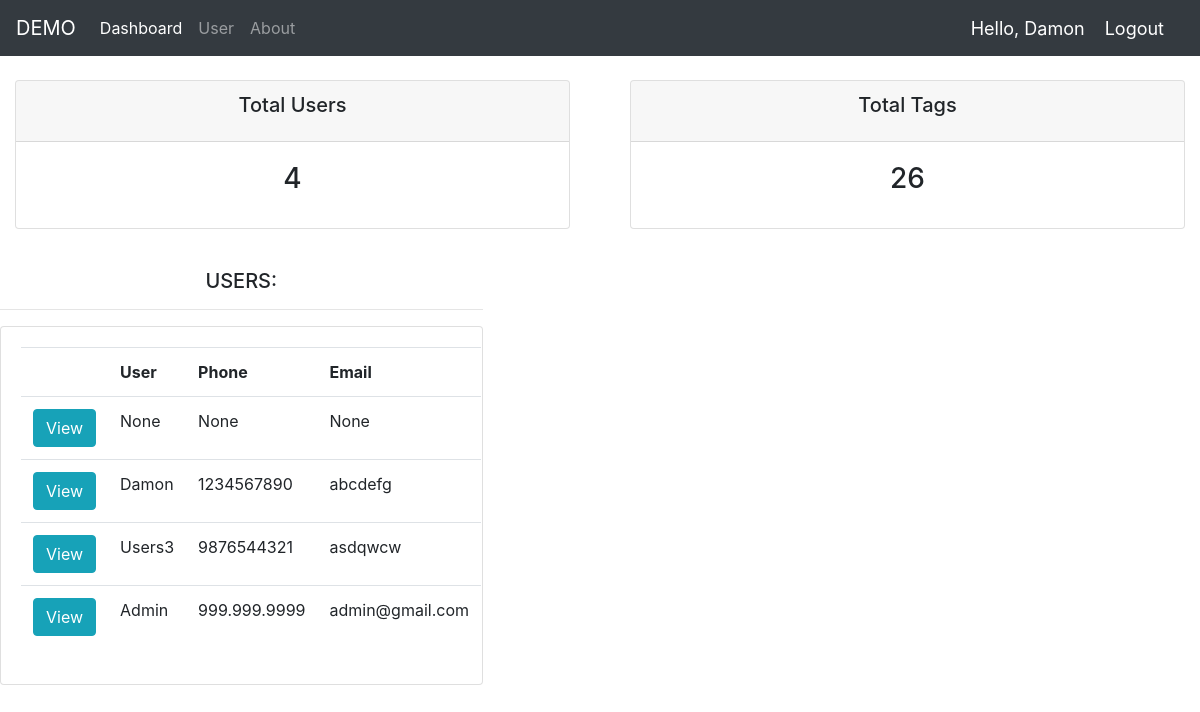
The app's page / (signed in) with its own data.
### accounts/models.py (models this page shows, shortened)
class Users(models.Model):
    user = models.OneToOneField(User, null=True, on_delete=models.CASCADE)
    name = models.CharField(max_length = 200, null = True)
    phone = models.CharField(max_length = 200, null = True, blank = True)
    email = models.CharField(max_length = 200, null = True, blank = True)
    date_created = models.DateTimeField(auto_now_add = True)
    tag = models.ManyToManyField(Tag, null = True, blank = True)

### accounts/decorators.py (the view)
    def wrapper_func(request, *args, **kwargs):
        group = None
        if request.user.groups.exists():
            group = request.user.groups.all()[0].name
        if group == 'admin':
            return view_func(request, *args, **kwargs)
        else:
            return redirect("user/"+str(request.user.users.id))

### accounts/views.py (called while the page is built)
@admin_only
def home(request):
    users = Users.objects.all()
    tags = Tag.objects.all()
    total_users = users.count()
    total_tags = tags.count()
    user = request.user.users
    return render(request, 'accounts/dashboard.html', {'users':users, 'total_users':total_users, 'total_tags':total_tags, 'user':user})

### accounts/templates/accounts/dashboard.html
{% extends 'accounts/main.html' %}
{% block content %}
{% include 'accounts/status.html' %}
<br>
<div class="row">
    <div class="col-md-5">
        <h5 class="text-center">USERS:</h5>
        <hr>
        <div class="card card-body">
            <table class="table table=sm">
                <tr>
                    <th></th>
                    <th>User</th>
                    <th>Phone</th>
                    <th>Email</th>
                </tr>
                {% for user in users %}
                    <tr>
                        <td><a class="btn btn=sm btn-info" href="{% url 'user' user.id%}">View</a></td>
                        <td>{{user.name}}</td>
                        <td>{{user.phone}}</td>
                        <td>{{user.email}}</td>
                    </tr>
                {% endfor %}
            </table>
        </div>
    </div>
</div>
{% endblock %}

### accounts/templates/accounts/main.html (shortened to what this page needs)
<!DOCTYPE html>
<html>
<head>
    <link rel="stylesheet" href="https://cdn.jsdelivr.net/npm/bootstrap@4.3.1/dist/css/bootstrap.min.css">
</head>
<body>
    {% include 'accounts/navbar.html' %}
    {% block content %}
    {% endblock %}
</body>
</html>

### accounts/templates/accounts/navbar.html (shortened to what this page needs)
{% load static %}
<nav class="navbar navbar-expand-lg navbar-dark bg-dark">
    <a class="navbar-brand" href="{% url 'home' %}">DEMO</a>
    <div class="collapse navbar-collapse" id="navbarNav">
      <ul class="navbar-nav">
        <li class="nav-item active">
          <a class="nav-link" href="{% url 'home' %}">Dashboard <span class="sr-only">(current)</span></a>
        </li>
        <li class="nav-item">
          <a class="nav-link" href="{% url 'user' user.id %}">User</a>
        </li>
        <li class="nav-item">
            <a class="nav-link" href="{% url 'about' %}">About</a>
          </li>
      </ul>
    </div>
    <span class="hello-msg">Hello, {{request.user}}</span>
    <span ><a class="hello-msg" href="{% url 'logout' %}">Logout</a></span>
  </nav>

### accounts/templates/accounts/status.html
<br>
<div class="row">
    <div class="col">
        <div class="col-md">
            <div class="card text-center text-black  mb-3" id="total-users">
                <div class="card-header">
                    <h5 class="card-title">Total Users</h5>
                </div>
                <div class="card-body">
                    <h3 class="card-title">{{total_users}}</h3>
                </div>
            </div>
        </div>
    </div>
    <div class="col">
        <div class="col-md">
            <div class="card text-center text-black  mb-3" id="total-tags">
                <div class="card-header">
                    <h5 class="card-title">Total Tags</h5>
                </div>
                <div class="card-body">
                    <h3 class="card-title">{{total_tags}}</h3>
                </div>
            </div>
        </div>
    </div>
</div>

### accounts/templates/accounts/navbar.html (style rules this page uses)
.hello-msg { font-size:18px; color: #fff; margin-right: 20px; }

### records on screen
Users: name "None", phone "None", email "None"
Users: name "Damon", phone "1234567890", email "abcdefg"
Users: name "Users3", phone "9876544321", email "asdqwcw"
Users: name "Admin", phone "999.999.9999", email "admin@gmail.com"

### other values on screen
{{ request.user }} "Damon"
{{ total_users }} "4"
{{ total_tags }} "26"
